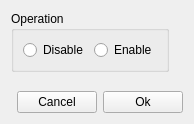
<?xml version="1.0" encoding="UTF-8"?>
<ui version="4.0">
 <class>RadioDialog</class>
 <widget class="QWidget" name="RadioDialog">
  <property name="windowModality">
   <enum>Qt::ApplicationModal</enum>
  </property>
  <property name="geometry">
   <rect>
    <x>0</x>
    <y>0</y>
    <width>194</width>
    <height>124</height>
   </rect>
  </property>
  <property name="windowTitle">
   <string>Form</string>
  </property>
  <layout class="QGridLayout" name="gridLayout">
   <item row="2" column="0" colspan="2">
    <layout class="QHBoxLayout" name="horizontalLayout">
     <item>
      <spacer name="horizontalSpacer">
       <property name="orientation">
        <enum>Qt::Horizontal</enum>
       </property>
       <property name="sizeHint" stdset="0">
        <size>
         <width>40</width>
         <height>20</height>
        </size>
       </property>
      </spacer>
     </item>
     <item>
      <widget class="QPushButton" name="button_cancel">
       <property name="text">
        <string>Cancel</string>
       </property>
      </widget>
     </item>
     <item>
      <widget class="QPushButton" name="button_ok">
       <property name="text">
        <string>Ok</string>
       </property>
      </widget>
     </item>
    </layout>
   </item>
   <item row="1" column="0">
    <spacer name="verticalSpacer">
     <property name="orientation">
      <enum>Qt::Vertical</enum>
     </property>
     <property name="sizeHint" stdset="0">
      <size>
       <width>20</width>
       <height>40</height>
      </size>
     </property>
    </spacer>
   </item>
   <item row="0" column="0">
    <widget class="QGroupBox" name="groupBox">
     <property name="title">
      <string>Operation</string>
     </property>
     <layout class="QGridLayout" name="gridLayout_2">
      <item row="0" column="0">
       <widget class="QRadioButton" name="radio_left">
        <property name="text">
         <string>Disable</string>
        </property>
       </widget>
      </item>
      <item row="0" column="1">
       <widget class="QRadioButton" name="radio_right">
        <property name="text">
         <string>Enable</string>
        </property>
       </widget>
      </item>
     </layout>
    </widget>
   </item>
  </layout>
 </widget>
 <resources/>
 <connections/>
</ui>
